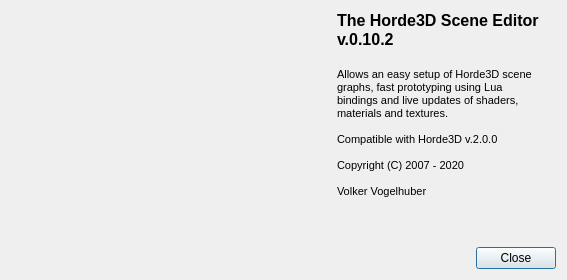
<?xml version="1.0" encoding="UTF-8"?>
<ui version="4.0">
 <class>AboutDialog</class>
 <widget class="QDialog" name="AboutDialog">
  <property name="geometry">
   <rect>
    <x>0</x>
    <y>0</y>
    <width>567</width>
    <height>280</height>
   </rect>
  </property>
  <property name="windowTitle">
   <string>The Horde3D Editor</string>
  </property>
  <layout class="QGridLayout">
   <item row="0" column="0" rowspan="3">
    <widget class="QLabel" name="m_icon">
     <property name="sizePolicy">
      <sizepolicy hsizetype="Fixed" vsizetype="Fixed">
       <horstretch>0</horstretch>
       <verstretch>0</verstretch>
      </sizepolicy>
     </property>
     <property name="minimumSize">
      <size>
       <width>320</width>
       <height>240</height>
      </size>
     </property>
     <property name="maximumSize">
      <size>
       <width>320</width>
       <height>240</height>
      </size>
     </property>
     <property name="text">
      <string/>
     </property>
     <property name="pixmap">
      <pixmap resource="resources.qrc">:/Icons/Resources/logo.png</pixmap>
     </property>
     <property name="scaledContents">
      <bool>true</bool>
     </property>
    </widget>
   </item>
   <item row="0" column="1">
    <widget class="QLabel" name="m_text">
     <property name="text">
      <string>&lt;!DOCTYPE HTML PUBLIC &quot;-//W3C//DTD HTML 4.0//EN&quot; &quot;http://www.w3.org/TR/REC-html40/strict.dtd&quot;&gt;
&lt;html&gt;&lt;head&gt;&lt;meta name=&quot;qrichtext&quot; content=&quot;1&quot; /&gt;&lt;style type=&quot;text/css&quot;&gt;
p, li { white-space: pre-wrap; }
&lt;/style&gt;&lt;/head&gt;&lt;body style=&quot; font-family:'MS Shell Dlg 2'; font-size:8pt; font-weight:400; font-style:normal;&quot;&gt;
&lt;p style=&quot; margin-top:0px; margin-bottom:0px; margin-left:0px; margin-right:0px; -qt-block-indent:0; text-indent:0px;&quot;&gt;&lt;span style=&quot; font-size:12pt; font-weight:600;&quot;&gt;The Horde3D Scene Editor&lt;/span&gt;&lt;/p&gt;
&lt;p style=&quot; margin-top:0px; margin-bottom:0px; margin-left:0px; margin-right:0px; -qt-block-indent:0; text-indent:0px;&quot;&gt;&lt;span style=&quot; font-size:12pt; font-weight:600;&quot;&gt;v.0.10.2&lt;/span&gt;&lt;/p&gt;
&lt;p style=&quot;-qt-paragraph-type:empty; margin-top:0px; margin-bottom:0px; margin-left:0px; margin-right:0px; -qt-block-indent:0; text-indent:0px; font-size:12pt; font-weight:600;&quot;&gt;&lt;br /&gt;&lt;/p&gt;
&lt;p style=&quot; margin-top:0px; margin-bottom:0px; margin-left:0px; margin-right:0px; -qt-block-indent:0; text-indent:0px;&quot;&gt;Allows an easy setup of Horde3D scene &lt;/p&gt;
&lt;p style=&quot; margin-top:0px; margin-bottom:0px; margin-left:0px; margin-right:0px; -qt-block-indent:0; text-indent:0px;&quot;&gt;graphs, fast prototyping using Lua &lt;/p&gt;
&lt;p style=&quot; margin-top:0px; margin-bottom:0px; margin-left:0px; margin-right:0px; -qt-block-indent:0; text-indent:0px;&quot;&gt;bindings and live updates of shaders, &lt;/p&gt;
&lt;p style=&quot; margin-top:0px; margin-bottom:0px; margin-left:0px; margin-right:0px; -qt-block-indent:0; text-indent:0px;&quot;&gt;materials and textures.&lt;/p&gt;
&lt;p style=&quot;-qt-paragraph-type:empty; margin-top:0px; margin-bottom:0px; margin-left:0px; margin-right:0px; -qt-block-indent:0; text-indent:0px;&quot;&gt;&lt;br /&gt;&lt;/p&gt;
&lt;p style=&quot; margin-top:0px; margin-bottom:0px; margin-left:0px; margin-right:0px; -qt-block-indent:0; text-indent:0px;&quot;&gt;Compatible with Horde3D v.2.0.0&lt;/p&gt;
&lt;p style=&quot;-qt-paragraph-type:empty; margin-top:0px; margin-bottom:0px; margin-left:0px; margin-right:0px; -qt-block-indent:0; text-indent:0px;&quot;&gt;&lt;br /&gt;&lt;/p&gt;
&lt;p style=&quot; margin-top:0px; margin-bottom:0px; margin-left:0px; margin-right:0px; -qt-block-indent:0; text-indent:0px;&quot;&gt;Copyright (C) 2007 - 2020&lt;/p&gt;
&lt;p style=&quot;-qt-paragraph-type:empty; margin-top:0px; margin-bottom:0px; margin-left:0px; margin-right:0px; -qt-block-indent:0; text-indent:0px;&quot;&gt;&lt;br /&gt;&lt;/p&gt;
&lt;p style=&quot; margin-top:0px; margin-bottom:0px; margin-left:0px; margin-right:0px; -qt-block-indent:0; text-indent:0px;&quot;&gt;Volker Vogelhuber &lt;/p&gt;&lt;/body&gt;&lt;/html&gt;</string>
     </property>
     <property name="alignment">
      <set>Qt::AlignLeading|Qt::AlignLeft|Qt::AlignTop</set>
     </property>
     <property name="wordWrap">
      <bool>true</bool>
     </property>
    </widget>
   </item>
   <item row="1" column="1">
    <spacer>
     <property name="orientation">
      <enum>Qt::Vertical</enum>
     </property>
     <property name="sizeHint" stdset="0">
      <size>
       <width>20</width>
       <height>111</height>
      </size>
     </property>
    </spacer>
   </item>
   <item row="2" column="1">
    <widget class="QDialogButtonBox" name="buttonBox">
     <property name="orientation">
      <enum>Qt::Horizontal</enum>
     </property>
     <property name="standardButtons">
      <set>QDialogButtonBox::Close</set>
     </property>
     <property name="centerButtons">
      <bool>false</bool>
     </property>
    </widget>
   </item>
  </layout>
 </widget>
 <resources>
  <include location="resources.qrc"/>
 </resources>
 <connections>
  <connection>
   <sender>buttonBox</sender>
   <signal>rejected()</signal>
   <receiver>AboutDialog</receiver>
   <slot>accept()</slot>
   <hints>
    <hint type="sourcelabel">
     <x>367</x>
     <y>426</y>
    </hint>
    <hint type="destinationlabel">
     <x>367</x>
     <y>223</y>
    </hint>
   </hints>
  </connection>
 </connections>
</ui>
